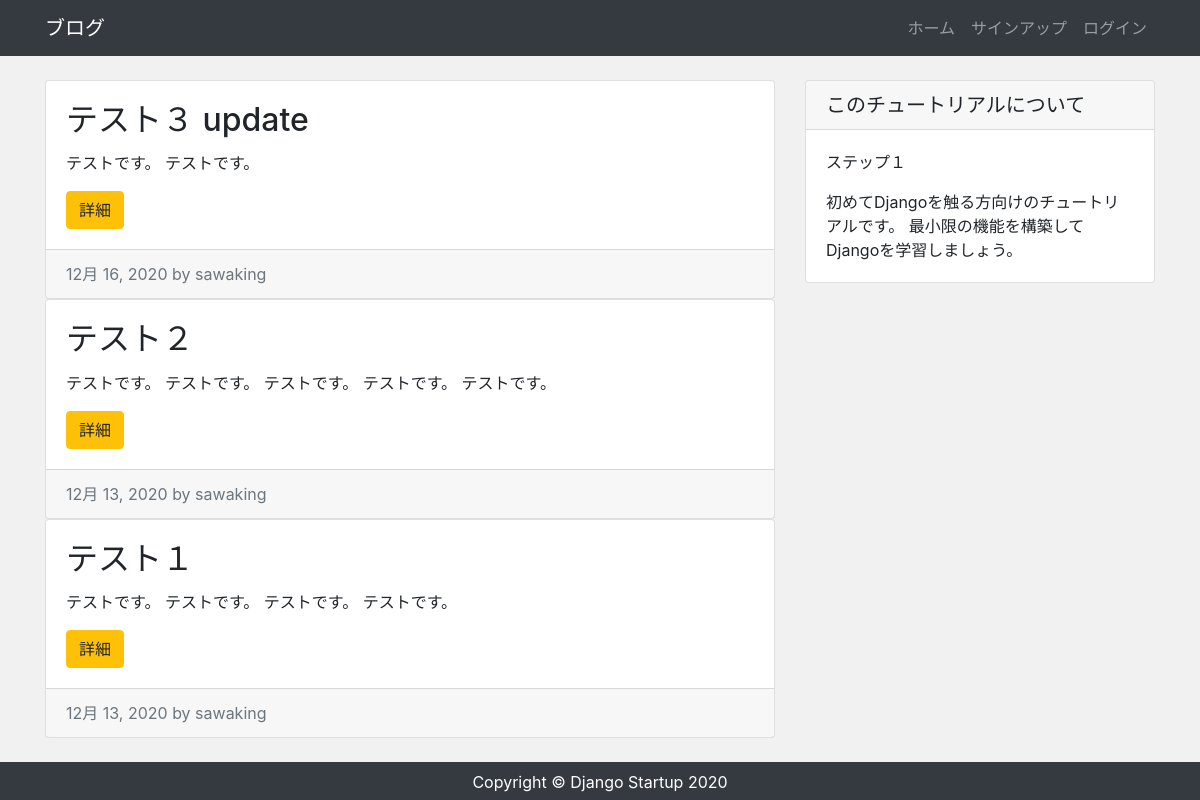
Before: / with the older database file.
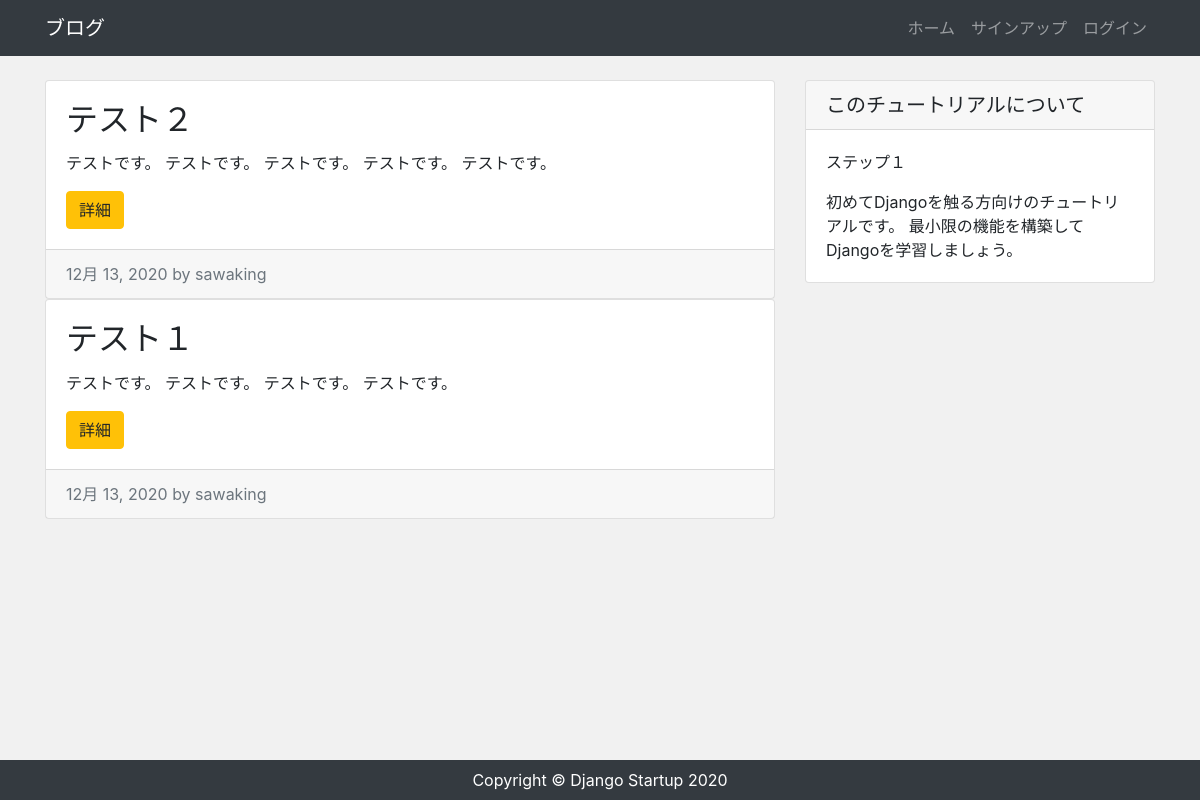
After: the same page with the newer database file.
### app/models.py (models this page shows, shortened)
class Post(models.Model):
    author = models.ForeignKey(settings.AUTH_USER_MODEL, on_delete=models.CASCADE)
    title = models.CharField("タイトル", max_length=200)
    content = models.TextField("本文")
    created = models.DateTimeField("作成日", default=timezone.now)

### app/views.py (the view)
# urls.py: path('', views.IndexView.as_view(), name='index'),
class IndexView(View):
    def get(self, request, *args, **kwargs):
        post_data = Post.objects.order_by('-id')
        return render(request, 'app/index.html',{
            'post_data': post_data
        })

### app/templates/app/index.html (shortened to what this page needs)
{% extends "app/base.html" %}
{% block content %}
<div class="row my-4">
    <div class="col-md-8">
        {% for post in post_data %}
            <div class="card md-4">
                <div class="card-body">
                    <h2 class="card-title">{{ post.title}}</h2>
                    <p class="card-text">{{ post.content|truncatechars:100 }}</p>
                    <div class="btn btn-warning">詳細</div>
                </div>
                <div class="card-footer text-muted">
                    {{ post.created|date}} by {{ post.author}}
                </div>
            </div>
        {% endfor %}
    </div>
    <div class="col-md-4">
        <div class="card">
            <h5 class="card-header">このチュートリアルについて</h5>
            <div class="card-body">
                <p>ステップ１</p>
                <p class="mb-0">
                    初めてDjangoを触る方向けのチュートリアルです。
                    最小限の機能を構築してDjangoを学習しましょう。
                </p>
            </div>
        </div>
    </div>
</div>
{% endblock %}

### app/templates/app/base.html (shortened to what this page needs)
{% load static %}
<!DOCTYPE html>
<html lang="ja">
<head>
  <link rel="stylesheet" href="https://stackpath.bootstrapcdn.com/bootstrap/4.4.1/css/bootstrap.min.css">
  <link rel="stylesheet" href="{% static 'css/style.css' %}">
</head>
<body>
    <nav class="navbar navbar-expand-lg navbar-dark bg-dark">
        <div class="container">
            <a class="navbar-brand" href="/">ブログ</a>
            <ul class="navbar-nav ml-auto">
                <li class="nav-item">
                    <a class="nav-link" href="/">ホーム</a>
                </li>
                {% if user.is_authenticated %}
                    <li class="nav-item">
                        <a class="nav-link" href="{% url 'post_new' %}">投稿</a>
                    </li>
                    <li class="nav-item">
                        <a class="nav-link" href="">ログアウト</a>
                    </li>
                {% else %}
                    <li class="nav-item">
                        <a class="nav-link" href="">サインアップ</a>
                    </li>
                    <li class="nav-item">
                        <a class="nav-link" href="">ログイン</a>
                    </li>
                {% endif %}
            </ul>
        </div>
    </nav>
    <main>
        <div class="container">
            {% block content %}
            {% endblock %}
        </div>
    </main>
    <footer class="py-2 bg-dark">
        <p class="m-0 text-center text-white">Copyright &copy; Django Startup 2020</p>
    </footer>
</body>
</html>

### app/static/css/style.css (style rules this page uses)
* { margin: 0; padding: 0; box-sizing: border-box; }
body { background: #f1f1f1; display: flex; flex-flow: column; min-height: 100vh; }
main { flex: 1; }

Changed rows visible on the page:
removed Post: title "テスト３ update", content "テストです。 テストです。", created "12月 16, 2020", author "sawaking"
